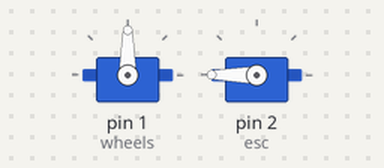
Recording of a sketch running on a simulated Arduino Uno, built with avr-gcc and run on an emulated ATmega328P. Shown: 2 × servo.

Above: at 0.1 s.
At 1.1 s:
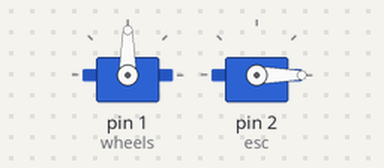
At 2.1 s:
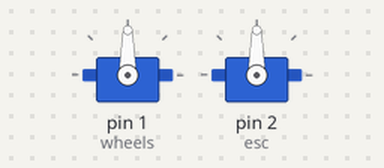
Timing chart, 0 to 3.6 s (numbered marks = the images above):
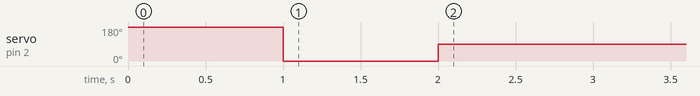

The sketch:

straight_Crawler.ino
```cpp
// Program to control a R/c car in a straigh path down a hallway
// Sensors: LIDAR, Ultrasonic Range
// Control: PID
// Actuation: Servos

#include <PID_v1.h>
#include <Servo.h>
#include <Wire.h>
#include "math.h"


//================================================
//                     Globals
//================================================
bool startup = true; // used to ensure startup only happens once
int startupDelay = 1000; // time to pause at each calibration step
double maxSpeedOffset = 45; // maximum speed magnitude, in servo 'degrees'
double maxWheelOffset = 85; // maximum wheel turn magnitude, in servo 'degrees'

// Max SOnar Sensor
const int sonarPin = 0; // used with the max sonar sensor
long anVolt, inches, cm;
int sum = 0;
int avgRange = 60;

// Servo instances for controlling the vehicle
Servo wheels;
Servo esc;

// PID variables
double currentPos, steeringOut, setPos;
double sKp = 1, sKi = 0, sKd = 0;
double posError;
PID steeringPID(&currentPos, &steeringOut, &setPos,
                sKp, sKi,sKd,DIRECT);


//================================================
//                     Setup
//================================================
void setup()
{
  // Wheels and Motor
  wheels.attach(1);
  esc.attach(2);
  calibrateESC();

  // LIDAR

  // Ultrasonic Collision
}

//================================================
//                     Main
//================================================
void loop()
{

}

//================================================
//                  Functions
//================================================
void steeringPIDloop(void)
{
  posError = currentPos - setPos;
  steeringPID.SetTunings(sKp,sKi,sKd);
  steeringPID.Compute();
  wheels.write(1);
}

// Convert degree value to radians
double degToRad(double degrees){
  return (degrees * 71) / 4068;
}

// Convert radian value to degrees
double radToDeg(double radians){
  return (radians * 4068) / 71;
}

//Calibrate the ESC by sending a high signal, then a low, then middle
void calibrateESC(){
    esc.write(180); // full backwards
    delay(startupDelay);
    esc.write(0); // full forwards
    delay(startupDelay);
    esc.write(90); // neutral
    delay(startupDelay);
    esc.write(90); // reset the ESC to neutral (non-moving) value
}

void calcSonar(void)
{
  for(int i = 0; i < avgRange; i++)
  {
    anVolt = analogRead(sonarPin) / 2;
    sum += anVolt;
    delay(10);
  }
  inches = sum / avgRange;
  sum = 0;
}

//================================================
//                  Sytem Notes
//================================================
/*
    configuration:  Default 0.
      0: Default mode, balanced performance.
      1: Short range, high speed. Uses 0x1d maximum acquisition count.
      2: Default range, higher speed short range. Turns on quick termination
          detection for faster measurements at short range (with decreased
          accuracy)
      3: Maximum range. Uses 0xff maximum acquisition count.
      4: High sensitivity detection. Overrides default valid measurement detection
          algorithm, and uses a threshold value for high sensitivity and noise.
      5: Low sensitivity detection. Overrides default valid measurement detection
          algorithm, and uses a threshold value for low sensitivity and noise.
    lidarliteAddress: Default 0x62. Fill in new address here if changed. See
      operating manual for instructions.
*/
```
